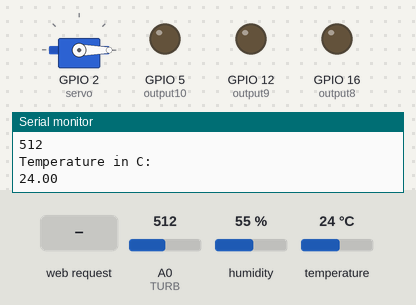
Bench run of a sketch on a simulated ESP8266 (NodeMCU). Shown: servo, output pins drawn as LEDs (lit = HIGH), the last lines printed to the serial monitor. Inputs (shaded band) come from the test bench; at power-on: A0 (TURB) = 512, humidity 55 %, temperature 24 °C. WiFi joins after 1.5 s; servers stay silent unless stated.

Above: at 2.7 s.
2.8 s: HTTP request GET /10/on received
At 3.9 s:
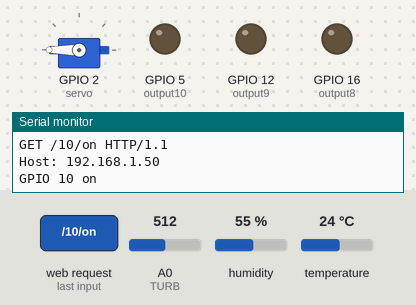
5.6 s: HTTP request GET /9/on received
At 6.5 s:
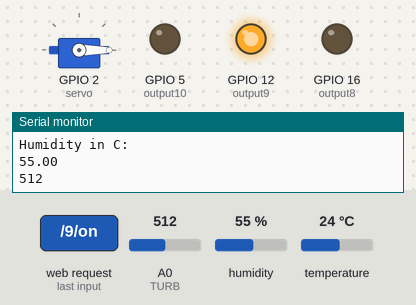
7.4 s: HTTP request GET /8/on received
At 8.7 s:
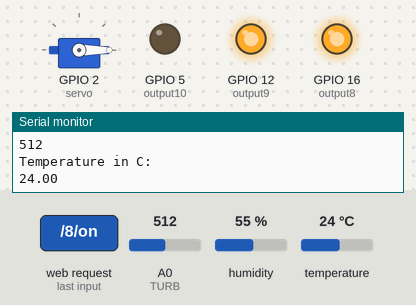
9.0 s: HTTP request GET /9/off received
At 9.9 s:
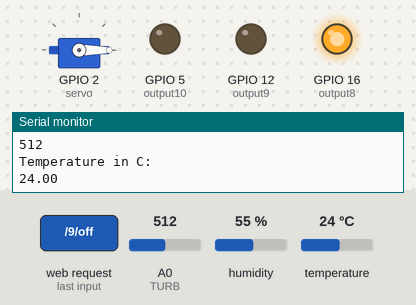
10.7 s: HTTP request GET /10/on received
At 11.3 s:
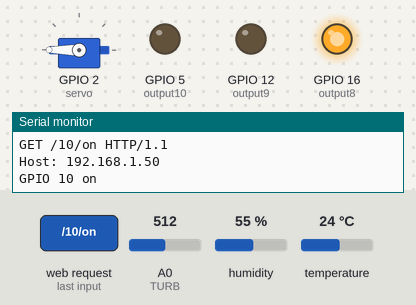
13.3 s: HTTP request GET /8/off received
At 14.5 s:
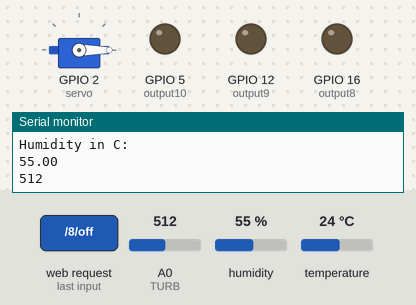
Timing chart, 0 to 16.1 s (numbered marks = the images above; inputs shaded):
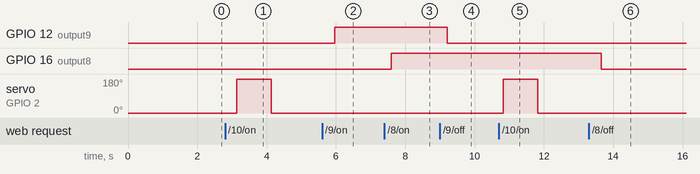

The sketch:

hydrofinalcode.ino
```cpp
#include <SPI.h>
#include <ESP8266WiFi.h>
#include <OneWire.h>
#include <DallasTemperature.h>
// Data wire is connected to GPIO 4
#define ONE_WIRE_BUS 4
OneWire oneWire(ONE_WIRE_BUS);
DallasTemperature sensors(&oneWire);

//Constants
int TURB= A0;              //Analog channel A0 as used to measure battery voltage
int VALUE = 0;
// Replace with your network credentials
const char* ssid     = "ESP32";
const char* password = "12345678";
#include <Servo.h>
Servo servo;
#include <DHT.h>
DHT dht2 (14,DHT11);
// Set web server port number to 80
WiFiServer server(80);
String output10State = "off";
String output9State = "off";
String output8State = "off";
const int output10 = 5;      // D1
const int output9 = 12;       // D2
const int output8 = 16;       // D3

// Variable to store the HTTP request
String header;

void setup()
{
  Serial.begin(115200);     // Initialize the output variables as outputs
  pinMode(output10, OUTPUT);
  pinMode(output9, OUTPUT);
  pinMode(output8, OUTPUT);
  digitalWrite(output10, LOW);
  digitalWrite(output9, LOW);
  digitalWrite(output8, LOW);
  servo.attach(2); //D4
  servo.write(0);
  // Connect to Wi-Fi network with SSID and password
  Serial.print("Connecting to ");
  Serial.println(ssid);
  WiFi.begin(ssid, password);
  while (WiFi.status() != WL_CONNECTED) {
  delay(500);
  Serial.print(".");
  }
  // Print local IP address and start web server
  Serial.println("");
  Serial.println("WiFi connected.");
  Serial.println("IP address: ");
  Serial.println(WiFi.localIP());
  server.begin();
}

void loop()
{


   VALUE=analogRead(TURB);
   Serial.println(VALUE);
   delay(200);
   Serial.println("Temperature in C:");
   Serial.println((dht2.readTemperature( )));
   delay(200);
   Serial.println("Humidity in C:");
   Serial.println((dht2.readHumidity()));

   WiFiClient client = server.available();   // Listen for incoming clients
   if (client) {                             // If a new client connects,
    Serial.println("New Client.");          // print a message out in the serial port
    String currentLine = "";                // make a String to hold incoming data from the client
    while (client.connected()) {            // loop while the client's connected
      if (client.available()) {             // if there's bytes to read from the client,
        char c = client.read();             // read a byte, then
        Serial.write(c);                    // print it out the serial monitor
        header += c;
        if (c == '\n') {                    // if the byte is a newline character
          // if the current line is blank, you got two newline characters in a row.
          // that's the end of the client HTTP request, so send a response:
          if (currentLine.length() == 0) {
            // HTTP headers always start with a response code (e.g. HTTP/1.1 200 OK)
            // and a content-type so the client knows what's coming, then a blank line:


            client.println("HTTP/1.1 200 OK");
            client.println("Content-type:text/html");
            client.println("Connection: close");
            client.println();


            // turns the GPIOs on and off
            if (header.indexOf("GET /10/on") >= 0)
            {
              Serial.println("GPIO 10 on");
              output10State = "on";
              servo.write(180);
              delay(1000);
              servo.write(0);
              delay(1000);
             }
            else if (header.indexOf("GET /10/off") >= 0)
            {
              Serial.println("GPIO 10 off");
              output10State = "off";
              servo.write(0);

            }
            if (header.indexOf("GET /9/on") >= 0)
            {
              Serial.println("GPIO 9 on");
              output9State = "on";
              digitalWrite(output9,HIGH);
             }
            else if (header.indexOf("GET /9/off") >= 0)
            {
              Serial.println("GPIO 9 off");
              output9State = "off";
              digitalWrite(output9,LOW);

            }
            if (header.indexOf("GET /8/on") >= 0)
            {
              Serial.println("GPIO 8 on");
              output8State = "on";
              digitalWrite(output8,HIGH);
             }
            else if (header.indexOf("GET /8/off") >= 0)
            {
              Serial.println("GPIO 8 off");
              output8State = "off";
              digitalWrite(output8,LOW);

            }


            // Display the HTML web page
            client.println("<!DOCTYPE html><html>");
            client.println("<head><meta name=\"viewport\" content=\"width=device-width, initial-scale=1\">");
            client.println("<link rel=\"icon\" href=\"data:,\">");
            // CSS to style the on/off buttons
            // Feel free to change the background-color and font-size attributes to fit your preferences
            client.println("<style>html { font-family: Helvetica; display: inline-block; margin: 0px auto; text-align: center;}");
            client.println(".button { background-color: #195B6A; border: none; color: white; padding: 16px 40px;");
            client.println("text-decoration: none; font-size: 30px; margin: 2px; cursor: pointer;}");
            client.println(".button2 {background-color: #77878A;}</style></head>");


            // Web Page Heading
            client.println("<body><h1>HYDROPHONIC PLANTATION MONITORING USING ESP8266 WEBSERVER</h1>");
            client.println("<br>");


            client.println("TURBIDITY SENSOR =");
            client.println("<br>");
            client.println("<br>");
            client.print(VALUE);
            client.println("<br>");
            client.println("<br>");


            if(VALUE<900)
            {
            client.println("T-SENSOR value is Low,WATER IS POLLUTED ");
            }
            else
            {
            client.println("T-Sensor value is Normal");
            }
            client.println("<br>");
            client.println("<br>");
            client.println("TEMP =");
            client.println("<br>");
            client.println("<br>");
            client.print((dht2.readTemperature( )));
            client.println("<br>");
            client.println("<br>");

            client.println("HUMIDITY =");
            client.println("<br>");
            client.println("<br>");
            client.print((dht2.readHumidity()));
            client.println("<br>");
            client.println("<br>");

            client.println("<br>");
            client.println("<br>");
            client.println("TEMP =");
            client.println("<br>");
            client.println("<br>");
            client.print((dht2.readTemperature( )));
            client.println("<br>");
            client.println("<br>");

            // If the output5State is off, it displays the ON button
            if (output10State=="off")
            {
              client.println("<p><a href=\"/10/on\"><button class=\"button\">SERVO</button></a></p>");
              client.println("<br>");
            }
            else
            {
              client.println("<p><a href=\"/10/off\"><button class=\"button button2\">S-OFF</button></a></p>");
            }
            if (output9State=="off")
            {
              client.println("<p><a href=\"/9/on\"><button class=\"button\">FAN</button></a></p>");
              client.println("<br>");
            }
            else
            {
              client.println("<p><a href=\"/9/off\"><button class=\"button button2\">F-OFF</button></a></p>");
              client.println("<br>");
            }
            if (output8State=="off")
            {

              client.println("<p><a href=\"/8/on\"><button class=\"button\">LIGHT</button></a></p>");
              client.println("<br>");
            }
            else
            {
              client.println("<p><a href=\"/8/off\"><button class=\"button button2\">L-OFF</button></a></p>");
              client.println("<br>");
            }


            client.println("</body></html>");

            // The HTTP response ends with another blank line
            client.println();
            // Break out of the while loop
            break;
          } else { // if you got a newline, then clear currentLine
            currentLine = "";
          }
        } else if (c != '\r') {  // if you got anything else but a carriage return character,
          currentLine += c;      // add it to the end of the currentLine
        }
      }
    }
    // Clear the header variable
    header = "";
    // Close the connection
    client.stop();
    Serial.println("Client disconnected.");
    Serial.println("");
  }
  }
```

Measured:
- after the input at 2.8 s, servo on GPIO 2 (servo): 0° → 180° after 0.33 s, → 0° 1.0 s later
- after the input at 5.6 s, GPIO 12 (output9): LOW → HIGH after 0.36 s
- after the input at 7.4 s, GPIO 16 (output8): LOW → HIGH after 0.19 s
- after the input at 9.0 s, GPIO 12 (output9): HIGH → LOW after 0.22 s
- after the input at 10.7 s, servo on GPIO 2 (servo): 0° → 180° after 0.12 s, → 0° 1.0 s later
- after the input at 13.3 s, GPIO 16 (output8): HIGH → LOW after 0.35 s
